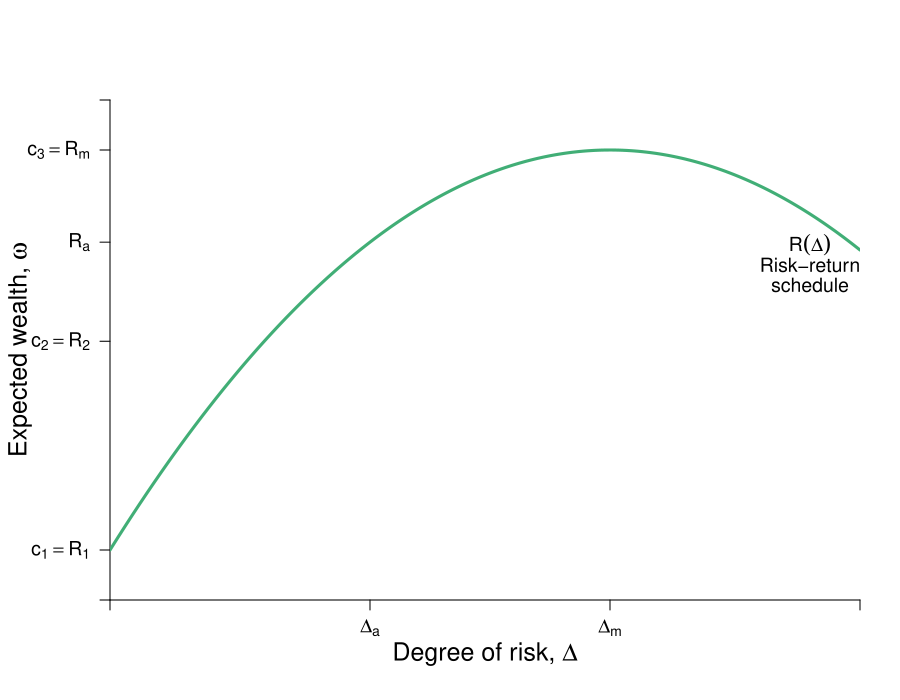

Reproduce this figure in R.
#Graph Designer: Simon Halliday & Madeleine Wettach '20
#Authors: Bowles, Foley and Halliday
#Title: Microeconomics: Competition, Conflict and Coordination

require(shape)
library(pBrackets)
pdf(file = "risk/step_by_step_graphs_4/risk_return_investment_step1.pdf", width = 9, height = 7)

#Set parameters for graphics
axislabelsize <- 1.5
labelsize <- 1.2
graphlinewidth <- 3
segmentlinewidth <- 2
a <- c(2, 4, 6)


COL <- c("#7fc97f", "#beaed4", "#fdc086", "#ffff99", "#386cb0", "#f0027f", "#bf5b17", "#666666")
COLA <- c("#e0f3db", "#99d8c9","#66c2a4","#41ae76", "#238b45", "#005824")
COLB <- c("#c6dbef", "#4eb3d3", "#2b8cbe", "#0868ac","#084081")
COLC <- c("#fcfbfd", "#efedf5", "#dadaeb", "#bcbddc", "#9e9ac8", "#807dba", "#6a51a3", "#54278f", "#3f007d")

par(mar =  c(5, 5.5, 5, 2))
xlims <- c(0, 15)
ylims <- c(0, 20)

riskreturn <- function(g, int1 = 18, int2 = 4, coeff = 0.4){
  int1 - (int2 - (coeff)*g)^2
}

uA <- function(omega, g, slope = 0.5){
  omega + omega*g  - slope*g^2
}

indiffA <- function(g, intercept = 2, slope = 0.2){
  intercept  + slope*g^2
}

insurance <- function(g, intercept = 10, slope = 0.36){
  intercept  + slope*g
}

#Find the optima of the risk return schedule for plotting
retopt <- optimize(riskreturn, interval = xlims, maximum = TRUE)
retmax <- retopt$maximum[1]

#Find the intersection of the riskreturn schedule and indiffA
rt <- uniroot(function(g)  riskreturn(g) - indiffA(g), c(0.01, 15), tol = 1e-8) 
int1 <- rt$root

# rt2 <- uniroot(function(g)  riskreturn(g) - indiffA(g, intercept = 10.35, slope = 0.12), c(1, 10), tol = 1e-8) 
# tang <- rt2$root
# tang  

#Plot command 
plot(0, 0, xlim = xlims, ylim = ylims, 
     type = "n",
     xlab = expression(paste("")),
     ylab = expression(paste("")), 
     axes = FALSE,
     cex.lab = labelsize, 
     bty = "n", 
     xaxs="i", 
     yaxs="i"
)


#Customize ticks and labels for the plot
ticksy <- c(0,  2, 10.35, riskreturn(g = 5.2), riskreturn(g = retmax), ylims[2])
ylabels <- c(NA, expression(paste(c[1] == R[1])), expression(paste(c[2] == R[2])), expression(paste(R[a])), expression(paste(c[3] == R[m])), NA)
ticksx <- c(0, 5.2, retmax, xlims[2])
xlabels <- c(NA, expression(paste(Delta[a])), expression(paste(Delta[m])), NA)

axis(1, at = ticksx, pos = 0, labels = xlabels, cex.axis = labelsize)
axis(2, at = ticksy, pos = 0, labels = ylabels, las = 1, cex.axis = labelsize)
mtext(expression(paste("Degree of risk, ", Delta)), side=1, line = 2.5, cex = axislabelsize)
text(xlims[1] - 1.8, ylims[2] - 0.5*(ylims[2] - ylims[1]), expression(paste("Expected wealth, ", omega)), xpd = TRUE, cex = axislabelsize, srt = 90) 

npts <- 500 
xx1 <- seq(xlims[1], xlims[2], length.out = npts)

###cut
#Notice, I use the earlier calculated intercept here for the polygon
#xx3 <- seq(xlims[1], int1, length.out = npts)
#polygon(x = c(xx3, rev(xx3)), 
#        y = c(riskreturn(xx3), indiffA(rev(xx3))), 
#        col = COLA[1], density=NULL, border = NA)

lines(xx1, riskreturn(xx1), col = COLA[4], lwd = graphlinewidth, lty = 1)
###cut
#lines(xx1, indiffA(xx1), col = COLB[4], lwd = graphlinewidth, lty = 1)
#lines(xx1, indiffA(xx1, intercept = 10.35, slope = 0.15), col = COLB[4], lwd = graphlinewidth, lty = 1)

####cut
#Add points a, b, c and c
#segments(5.2, 0, 5.2, riskreturn(g = 5.2), lty = 2, col = "gray", lwd = segmentlinewidth)
#segments(0, riskreturn(g = 5.2), 5.2, riskreturn(g = 5.2), lty = 2, col = "gray", lwd = segmentlinewidth)
#points(5.2, riskreturn(g = 5.2), pch = 16, col = "black", cex = 1.5)
#text(5.2 + 0.25, riskreturn(g = 5.2) - 0.3, expression(a), cex = labelsize)


#####Risk neutral segment line
#segments(0, riskreturn(retmax), xlims[2], riskreturn(g = retmax) , lty = 2, col = COLB[4], lwd = graphlinewidth)

#segments(retmax, 0, retmax, riskreturn(g = retmax) , lty = 2, col = "gray", lwd = segmentlinewidth)
#points(retmax, riskreturn(g = retmax), pch = 16, col = "black", cex = 1.5)
#text(retmax + 0.25, riskreturn(g = retmax) - 0.5, expression(m), cex = labelsize)
#####cut

# segments(0, insurance(g = 1.8), 10.5, insurance(g = 1.8), lty = 2, col = "gray", lwd = segmentlinewidth)
# segments(1.8, 0, 1.8, insurance(g = 1.8), lty = 2, col = "gray", lwd = segmentlinewidth)
# points(1.8, insurance(g = 1.8) , pch = 16, col = "black", cex = 1.5)
# text(1.8, insurance(g = 1.8) + 0.6, expression(paste(b^2)), cex = labelsize)
# 
# 
# 
# points(10.5, riskreturn(g = 10.5) , pch = 16, col = "black", cex = 1.5)
# text(10.5, riskreturn(g = 10.5) + 0.6, expression(paste(b^1)), cex = labelsize)
# 
# brackets(x1 = 10.7, y1 = riskreturn(10.5)  - 0.1, 
#          x2 = 10.7, y2 = insurance(1.8),  
#          ticks = 0.5, curvature = 0.5, type = 1, h = 0.5,
#          col = "black", lwd = 1, lty = 1, xpd = TRUE)
# text(11.4, 12.1, expression(paste(p)), xpd = TRUE, cex = labelsize)
# 
# Arrows(5.8, 3, 10.2, 3, 
#        col = "black", lty = 2, lwd = 2, arr.type = "triangle", 
#        arr.lwd = 0.5, code = 2)
# text(8.05, 4, expression(paste("Increased risk-taking")), xpd = TRUE)
# text(8.05, 3.5, expression(paste("due to insurance")), xpd = TRUE)
# 
# 
# Arrows(10.4, 2, 2, 2, 
#        col = "black", lty = 1, lwd = 2, arr.type = "triangle", 
#        arr.lwd = 0.5, code = 2)
# text(3.75, 1.55, expression(paste("Decreased net")), xpd = TRUE)
# text(3.75, 1, expression(paste("risk exposure")), xpd = TRUE)
# text(3.75, 0.5, expression(paste("due to insurance")), xpd = TRUE)
# 
# 
   #text(14, 19.6, expression(paste("Risk-neutral")), xpd = TRUE, cex = labelsize)
   #text(14, 18.7, expression(paste("indifference curve")), xpd = TRUE, cex = labelsize)
# 
# 
# #Label risk return schedule
text(14, 14.2, expression(paste(R(Delta))), cex = labelsize)
text(14, 13.4, expression(paste("Risk-return")), cex = labelsize)
text(14, 12.6, expression(paste("schedule")), cex = labelsize)
#

####cut
# #Label value functions
#text(9.8, 19.5, expression(u[1]), cex = labelsize)
#text(7.4, 19.5, expression(u[2]), cex = labelsize)
#text(14, 17.5, expression(u[3]), cex = labelsize)

####cut
#text(6, 22.7, expression(paste("Risk-averse")), xpd = TRUE, cex = labelsize) 
#text(6, 22, expression(paste("investor's")), xpd = TRUE, cex = labelsize) 
#text(6, 21.2, expression(paste("highest feasible")), xpd = TRUE, cex = labelsize) 
#text(6, 20.4, expression(paste("indifference curve")), xpd = TRUE, cex = labelsize) 

#text(10, 22.7, expression(paste("Risk-averse")), xpd = TRUE, cex = labelsize) 
#text(10, 22, expression(paste("investor's")), xpd = TRUE, cex = labelsize) 
#text(10, 21.2, expression(paste("fallback")), xpd = TRUE, cex = labelsize) 
#text(10, 20.4, expression(paste("indifference curve")), xpd = TRUE, cex = labelsize) 
####cut



dev.off()
